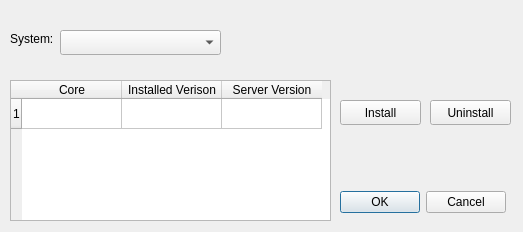
<?xml version="1.0" encoding="UTF-8"?>
<ui version="4.0">
 <class>corefetcher</class>
 <widget class="QDialog" name="corefetcher">
  <property name="geometry">
   <rect>
    <x>0</x>
    <y>0</y>
    <width>523</width>
    <height>232</height>
   </rect>
  </property>
  <property name="windowTitle">
   <string>Dialog</string>
  </property>
  <property name="modal">
   <bool>true</bool>
  </property>
  <widget class="QDialogButtonBox" name="buttonBox">
   <property name="geometry">
    <rect>
     <x>340</x>
     <y>190</y>
     <width>166</width>
     <height>25</height>
    </rect>
   </property>
   <property name="orientation">
    <enum>Qt::Orientation::Horizontal</enum>
   </property>
   <property name="standardButtons">
    <set>QDialogButtonBox::StandardButton::Cancel|QDialogButtonBox::StandardButton::Ok</set>
   </property>
  </widget>
  <widget class="QComboBox" name="comboBox">
   <property name="geometry">
    <rect>
     <x>60</x>
     <y>30</y>
     <width>161</width>
     <height>25</height>
    </rect>
   </property>
  </widget>
  <widget class="QLabel" name="label">
   <property name="geometry">
    <rect>
     <x>10</x>
     <y>30</y>
     <width>44</width>
     <height>17</height>
    </rect>
   </property>
   <property name="text">
    <string>System:</string>
   </property>
  </widget>
  <widget class="QTableWidget" name="tableWidget">
   <property name="geometry">
    <rect>
     <x>10</x>
     <y>80</y>
     <width>321</width>
     <height>141</height>
    </rect>
   </property>
   <property name="rowCount">
    <number>1</number>
   </property>
   <property name="columnCount">
    <number>3</number>
   </property>
   <row/>
   <column>
    <property name="text">
     <string>Core</string>
    </property>
   </column>
   <column>
    <property name="text">
     <string>Installed Verison</string>
    </property>
   </column>
   <column>
    <property name="text">
     <string>Server Version</string>
    </property>
   </column>
  </widget>
  <widget class="QPushButton" name="pushButton">
   <property name="geometry">
    <rect>
     <x>340</x>
     <y>100</y>
     <width>81</width>
     <height>25</height>
    </rect>
   </property>
   <property name="text">
    <string>Install</string>
   </property>
  </widget>
  <widget class="QPushButton" name="pushButton_2">
   <property name="geometry">
    <rect>
     <x>430</x>
     <y>100</y>
     <width>81</width>
     <height>25</height>
    </rect>
   </property>
   <property name="text">
    <string>Uninstall</string>
   </property>
  </widget>
 </widget>
 <resources/>
 <connections>
  <connection>
   <sender>buttonBox</sender>
   <signal>accepted()</signal>
   <receiver>corefetcher</receiver>
   <slot>accept()</slot>
   <hints>
    <hint type="sourcelabel">
     <x>248</x>
     <y>254</y>
    </hint>
    <hint type="destinationlabel">
     <x>157</x>
     <y>274</y>
    </hint>
   </hints>
  </connection>
  <connection>
   <sender>buttonBox</sender>
   <signal>rejected()</signal>
   <receiver>corefetcher</receiver>
   <slot>reject()</slot>
   <hints>
    <hint type="sourcelabel">
     <x>316</x>
     <y>260</y>
    </hint>
    <hint type="destinationlabel">
     <x>286</x>
     <y>274</y>
    </hint>
   </hints>
  </connection>
 </connections>
</ui>
